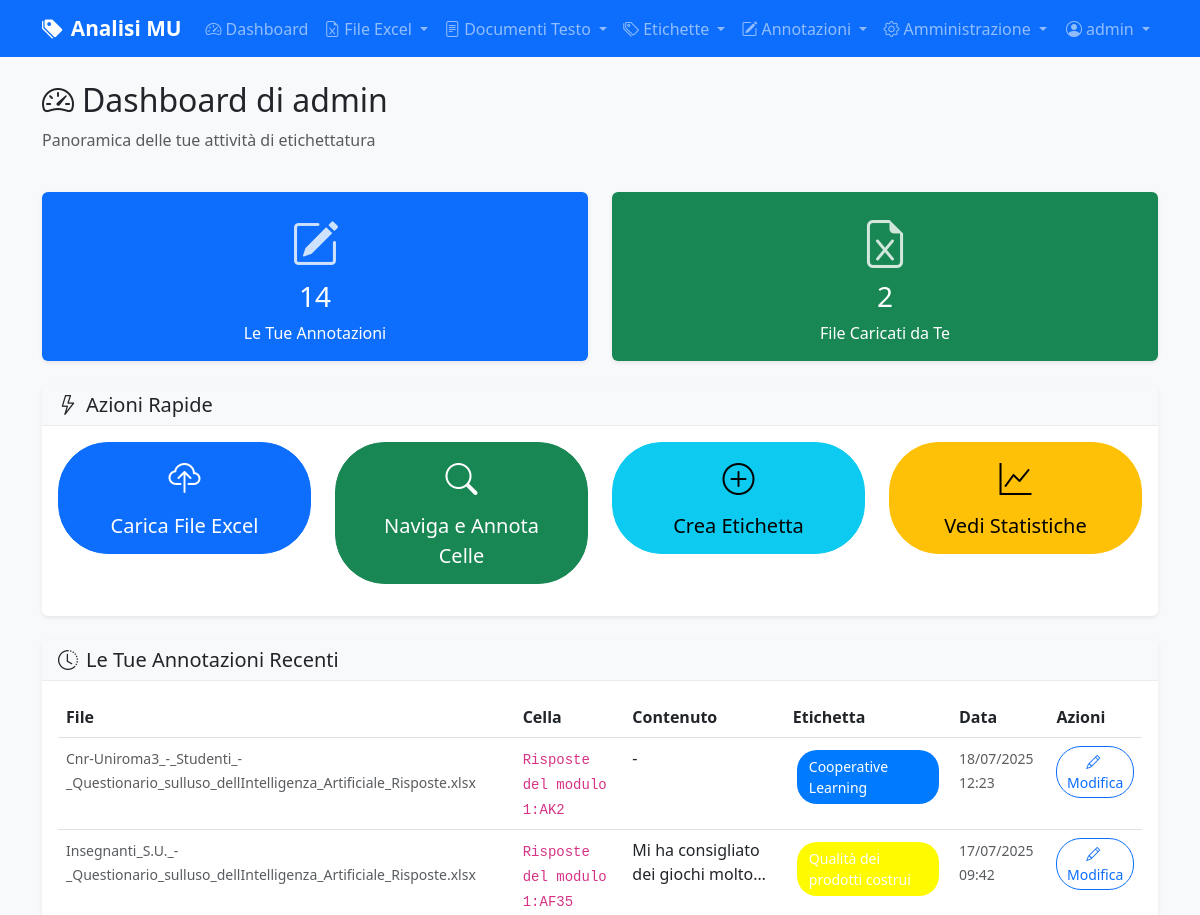
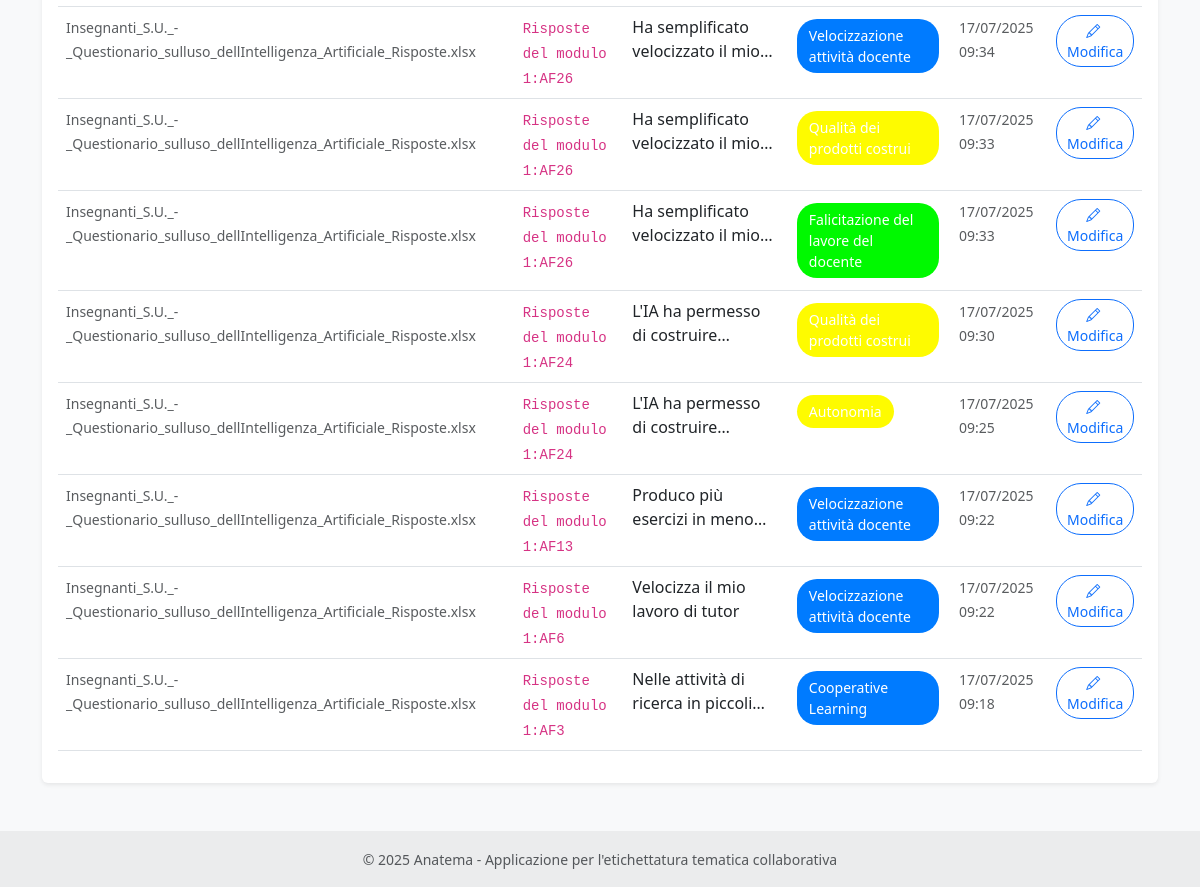
Page /dashboard (signed in) on the earlier database version (2 pictures, top to bottom).
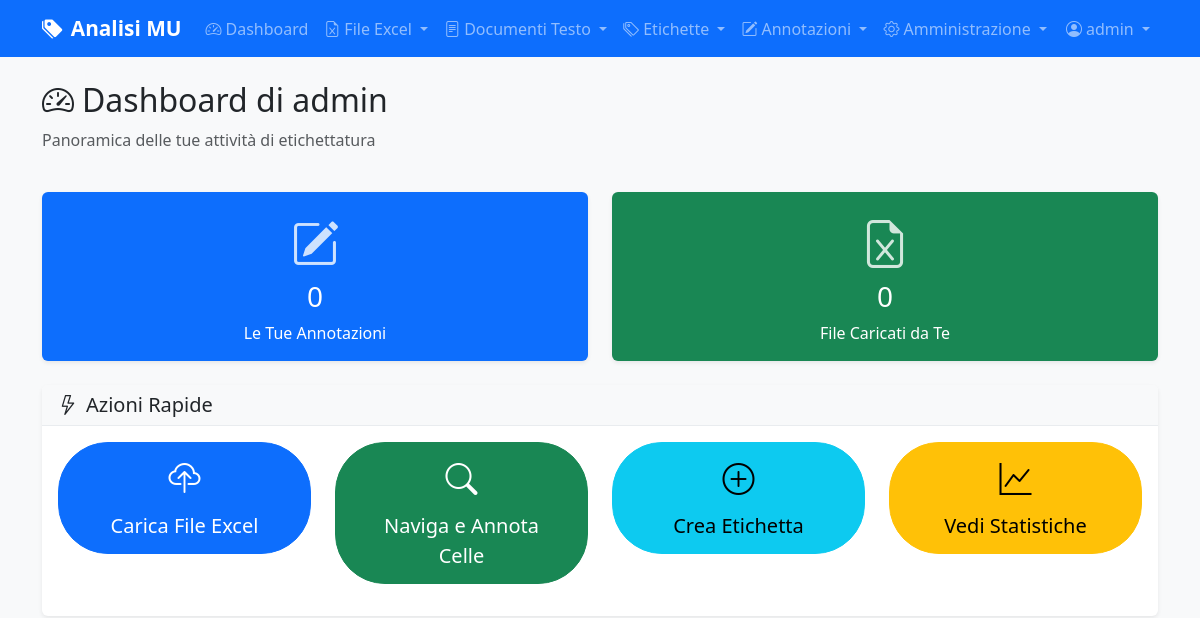
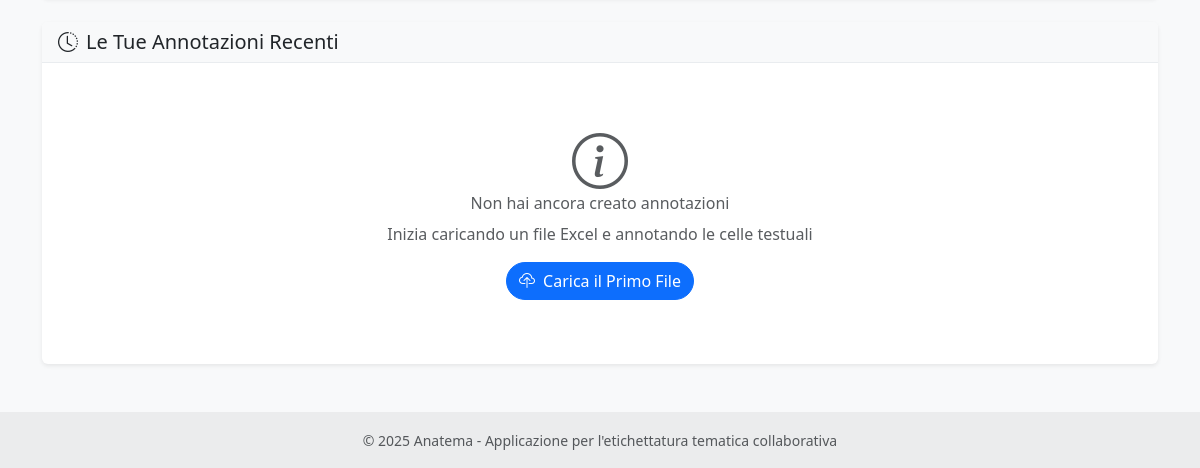
Same page on the later database version (2 pictures, top to bottom).
### models.py (models this page shows, shortened)
class User(UserMixin, db.Model):
    id = db.Column(db.Integer, primary_key=True)
    username = db.Column(db.String(80), unique=True, nullable=False)
    email = db.Column(db.String(120), unique=True, nullable=False)
    password_hash = db.Column(db.String(255), nullable=False)
    role = db.Column(db.String(20), default='annotatore')  # 'amministratore' o 'annotatore'
    is_active = db.Column(db.Boolean, default=True)
    last_login = db.Column(db.DateTime)
    created_at = db.Column(db.DateTime, default=datetime.utcnow)
    updated_at = db.Column(db.DateTime, default=datetime.utcnow, onupdate=datetime.utcnow)
    annotations = db.relationship('CellAnnotation', foreign_keys='CellAnnotation.user_id', backref='user', lazy=True)
    def can_manage_users(self):
        return self.role == 'amministratore'

class CellAnnotation(db.Model):
    id = db.Column(db.Integer, primary_key=True)
    text_cell_id = db.Column(db.Integer, db.ForeignKey('text_cell.id'), nullable=False)
    label_id = db.Column(db.Integer, db.ForeignKey('label.id'), nullable=False)
    user_id = db.Column(db.Integer, db.ForeignKey('user.id'), nullable=False)
    created_at = db.Column(db.DateTime, default=datetime.utcnow)
    updated_at = db.Column(db.DateTime, default=datetime.utcnow, onupdate=datetime.utcnow)
    is_ai_generated = db.Column(db.Boolean, default=False)
    ai_confidence = db.Column(db.Float)  # Confidence score 0-1
    ai_model = db.Column(db.String(100))  # Modello AI utilizzato
    ai_provider = db.Column(db.String(20))  # Provider AI (ollama/openrouter)
    status = db.Column(db.String(20), default='active')  # active, pending_review, rejected
    reviewed_by = db.Column(db.Integer, db.ForeignKey('user.id'))  # Chi ha approvato/rifiutato
    reviewed_at = db.Column(db.DateTime)
    text_cell = db.relationship('TextCell', backref='annotations')
    reviewer = db.relationship('User', foreign_keys=[reviewed_by])

class ExcelFile(db.Model):
    id = db.Column(db.Integer, primary_key=True)
    filename = db.Column(db.String(255), nullable=False)
    original_filename = db.Column(db.String(255), nullable=False)
    file_path = db.Column(db.String(500), nullable=False)
    uploaded_by = db.Column(db.Integer, db.ForeignKey('user.id'), nullable=False)
    uploaded_at = db.Column(db.DateTime, default=datetime.utcnow)
    uploader = db.relationship('User', backref='uploaded_files')
    text_cells = db.relationship('TextCell', backref='excel_file', lazy=True, cascade='all, delete-orphan')

class TextCell(db.Model):
    id = db.Column(db.Integer, primary_key=True)
    excel_file_id = db.Column(db.Integer, db.ForeignKey('excel_file.id'), nullable=False)
    sheet_name = db.Column(db.String(100), nullable=False)
    row_index = db.Column(db.Integer, nullable=False)
    column_index = db.Column(db.Integer, nullable=False)
    column_name = db.Column(db.String(100))
    text_content = db.Column(db.Text, nullable=False)
    question_type = db.Column(db.String(20))  # 'aperta', 'chiusa_binaria', 'chiusa_multipla', 'likert', 'anagrafica', 'numerica'
    created_at = db.Column(db.DateTime, default=datetime.utcnow)
    @property
    def cell_reference(self):
        from openpyxl.utils import get_column_letter
        return f"{get_column_letter(self.column_index + 1)}{self.row_index + 1}"

class Label(db.Model):
    id = db.Column(db.Integer, primary_key=True)
    name = db.Column(db.String(100), nullable=False, unique=True)
    description = db.Column(db.Text)
    category_id = db.Column(db.Integer, db.ForeignKey('category.id'), nullable=True)
    category = db.Column(db.String(50))  # Manteniamo per compatibilità, sarà deprecato
    color = db.Column(db.String(7), default='#007bff')  # Colore HEX
    is_active = db.Column(db.Boolean, default=True)  # Soft delete
    created_at = db.Column(db.DateTime, default=datetime.utcnow)
    updated_at = db.Column(db.DateTime, default=datetime.utcnow, onupdate=datetime.utcnow)
    annotations = db.relationship('CellAnnotation', backref='label', lazy=True, cascade='all, delete-orphan')
    category_obj = db.relationship('Category', foreign_keys=[category_id], back_populates='labels')

### routes/main.py (the view)
@main_bp.route('/dashboard')
@login_required
def dashboard():
    user_stats = {
        'my_annotations': CellAnnotation.query.filter_by(user_id=current_user.id).count(),
        'my_files': ExcelFile.query.filter_by(uploaded_by=current_user.id).count(),
    }
    recent_annotations = db.session.query(CellAnnotation, TextCell, Label)\
        .join(TextCell)\
        .join(Label)\
        .filter(CellAnnotation.user_id == current_user.id)\
        .order_by(CellAnnotation.created_at.desc())\
        .limit(10)\
        .all()
    return render_template('main/dashboard.html',
                         user_stats=user_stats,
                         recent_annotations=recent_annotations)

### templates/main/dashboard.html (shortened to what this page needs)
{% extends "base.html" %}
{% block content %}
<div class="row mb-4">
    <div class="col-12">
        <h2>
            <i class="bi bi-speedometer2 me-2"></i>Dashboard di {{ current_user.username }}
        </h2>
        <p class="text-muted">Panoramica delle tue attività di etichettatura</p>
    </div>
</div>
<div class="row mb-4">
    <div class="col-md-6">
        <div class="card bg-primary text-white stat-card">
            <div class="card-body text-center">
                <i class="bi bi-pencil-square stat-icon mb-3"></i>
                <h3 class="card-title">{{ user_stats.my_annotations }}</h3>
                <p class="card-text">Le Tue Annotazioni</p>
            </div>
        </div>
    </div>
    <div class="col-md-6">
        <div class="card bg-success text-white stat-card">
            <div class="card-body text-center">
                <i class="bi bi-file-earmark-excel stat-icon mb-3"></i>
                <h3 class="card-title">{{ user_stats.my_files }}</h3>
                <p class="card-text">File Caricati da Te</p>
            </div>
        </div>
    </div>
</div>
<div class="row mb-4">
    <div class="col-12">
        <div class="card">
            <div class="card-header">
                <h5 class="mb-0">
                    <i class="bi bi-lightning me-2"></i>Azioni Rapide
                </h5>
            </div>
            <div class="card-body">
                <div class="row">
                    <div class="col-md-3">
                        <a href="{{ url_for('excel.upload') }}" class="btn btn-primary btn-lg w-100 mb-3">
                            <i class="bi bi-cloud-upload d-block mb-2" style="font-size: 2rem;"></i>
                            Carica File Excel
                        </a>
                    </div>
                    <div class="col-md-3">
                        <a href="{{ url_for('annotation.browse_annotations') }}" class="btn btn-success btn-lg w-100 mb-3">
                            <i class="bi bi-search d-block mb-2" style="font-size: 2rem;"></i>
                            Naviga e Annota Celle
                        </a>
                    </div>
                    <div class="col-md-3">
                        <a href="{{ url_for('labels.create_label') }}" class="btn btn-info btn-lg w-100 mb-3">
                            <i class="bi bi-plus-circle d-block mb-2" style="font-size: 2rem;"></i>
                            Crea Etichetta
                        </a>
                    </div>
                    <div class="col-md-3">
                        <a href="{{ url_for('statistics.overview') }}" class="btn btn-warning btn-lg w-100 mb-3">
                            <i class="bi bi-graph-up d-block mb-2" style="font-size: 2rem;"></i>
                            Vedi Statistiche
                        </a>
                    </div>
                </div>
            </div>
        </div>
    </div>
</div>
<div class="row">
    <div class="col-12">
        <div class="card">
            <div class="card-header">
                <h5 class="mb-0">
                    <i class="bi bi-clock-history me-2"></i>Le Tue Annotazioni Recenti
                </h5>
            </div>
            <div class="card-body">
                {% if recent_annotations %}
                <div class="table-responsive">
                    <table class="table table-hover">
                        <thead>
                            <tr>
                                <th>File</th>
                                <th>Cella</th>
                                <th>Contenuto</th>
                                <th>Etichetta</th>
                                <th>Data</th>
                                <th>Azioni</th>
                            </tr>
                        </thead>
                        <tbody>
                            {% for annotation, cell, label in recent_annotations %}
                            <tr>
                                <td>
                                    <small class="text-muted">{{ cell.excel_file.original_filename }}</small>
                                </td>
                                <td>
                                    <code>{{ cell.sheet_name }}:{{ cell.cell_reference }}</code>
                                </td>
                                <td>
                                    <div class="text-truncate-2" style="max-width: 200px;" title="{{ cell.text_content }}">
                                        {{ cell.text_content }}
                                    </div>
                                </td>
                                <td>
                                    <span class="label-display" style="background-color: {{ label.color }};">
                                        {{ label.name }}
                                    </span>
                                </td>
                                <td>
                                    <small class="text-muted">{{ annotation.created_at.strftime('%d/%m/%Y %H:%M') }}</small>
                                </td>
                                <td>
                                    <a href="{{ url_for('annotation.annotate_cell', cell_id=cell.id) }}"
                                       class="btn btn-sm btn-outline-primary">
                                        <i class="bi bi-pencil me-1"></i>Modifica
                                    </a>
                                </td>
                            </tr>
                            {% endfor %}
                        </tbody>
                    </table>
                </div>
                {% else %}
                <div class="text-center py-5">
                    <i class="bi bi-info-circle display-4 text-muted mb-3"></i>
                    <h6 class="text-muted">Non hai ancora creato annotazioni</h6>
                    <p class="text-muted">Inizia caricando un file Excel e annotando le celle testuali</p>
                    <a href="{{ url_for('excel.upload') }}" class="btn btn-primary">
                        <i class="bi bi-cloud-upload me-2"></i>Carica il Primo File
                    </a>
                </div>
                {% endif %}
            </div>
        </div>
    </div>
</div>
{% endblock %}

### templates/base.html (shortened to what this page needs)
<!DOCTYPE html>
<html lang="it">
<head>
    <link href="https://cdn.jsdelivr.net/npm/bootstrap@5.3.0/dist/css/bootstrap.min.css" rel="stylesheet">
    <link href="https://cdn.jsdelivr.net/npm/bootstrap-icons@1.10.0/font/bootstrap-icons.css" rel="stylesheet">
    <link href="{{ url_for('static', filename='css/style.css') }}" rel="stylesheet">
</head>
<body>
    <nav class="navbar navbar-expand-lg navbar-dark bg-primary">
        <div class="container">
            <a class="navbar-brand" href="{{ url_for('main.index') }}">
                <i class="bi bi-tags-fill me-2"></i>Analisi MU
            </a>
            <div class="collapse navbar-collapse" id="navbarNav">
                <ul class="navbar-nav me-auto">
                    {% if current_user.is_authenticated %}
                    <li class="nav-item">
                        <a class="nav-link" href="{{ url_for('main.dashboard') }}">
                            <i class="bi bi-speedometer2 me-1"></i>Dashboard
                        </a>
                    </li>
                    <li class="nav-item dropdown">
                        <a class="nav-link dropdown-toggle" href="#" id="excelDropdown" role="button" data-bs-toggle="dropdown">
                            <i class="bi bi-file-earmark-excel me-1"></i>File Excel
                        </a>
                    </li>
                    <li class="nav-item dropdown">
                        <a class="nav-link dropdown-toggle" href="#" id="textDocsDropdown" role="button" data-bs-toggle="dropdown">
                            <i class="bi bi-file-text me-1"></i>Documenti Testo
                        </a>
                    </li>
                    <li class="nav-item dropdown">
                        <a class="nav-link dropdown-toggle" href="#" id="labelsDropdown" role="button" data-bs-toggle="dropdown">
                            <i class="bi bi-tags me-1"></i>Etichette
                        </a>
                    </li>
                    <li class="nav-item dropdown">
                        <a class="nav-link dropdown-toggle" href="#" id="annotationDropdown" role="button" data-bs-toggle="dropdown">
                            <i class="bi bi-pencil-square me-1"></i>Annotazioni
                        </a>
                    </li>
                    {% if current_user.can_manage_users() %}
                    <li class="nav-item dropdown">
                        <a class="nav-link dropdown-toggle" href="#" id="adminDropdown" role="button" data-bs-toggle="dropdown">
                            <i class="bi bi-gear me-1"></i>Amministrazione
                        </a>
                    </li>
                    {% endif %}
                    {% endif %}
                </ul>
                <ul class="navbar-nav">
                    {% if current_user.is_authenticated %}
                    <li class="nav-item dropdown">
                        <a class="nav-link dropdown-toggle" href="#" id="userDropdown" role="button" data-bs-toggle="dropdown">
                            <i class="bi bi-person-circle me-1"></i>{{ current_user.username }}
                        </a>
                    </li>
                    {% endif %}
                </ul>
            </div>
        </div>
    </nav>
    <main class="container my-4">
        {% block content %}{% endblock %}
    </main>
    <footer class="bg-light text-center text-lg-start mt-5">
        <div class="text-center p-3" style="background-color: rgba(0, 0, 0, 0.05);">
            <small class="text-muted">
                © 2025 Anatema - Applicazione per l'etichettatura tematica collaborativa
            </small>
        </div>
    </footer>
</body>
</html>

### static/css/style.css (style rules this page uses)
:root { --primary-color: #007bff; --success-color: #28a745; --warning-color: #ffc107; --danger-color: #dc3545; --info-color: #17a2b8; --light-color: #f8f9fa; --dark-color: #343a40; }
body { font-family: 'Segoe UI', Tahoma, Geneva, Verdana, sans-serif; background-color: #f8f9fa; }
.navbar-brand { font-weight: 600; font-size: 1.3rem; }
.card { border: none; box-shadow: 0 0.125rem 0.25rem rgba(0, 0, 0, 0.075); transition: box-shadow 0.15s ease-in-out; }
.card-header { background-color: #f8f9fa; border-bottom: 1px solid #e9ecef; font-weight: 600; }
.btn { border-radius: 50px; font-weight: 500; transition: all 0.2s ease; }
.btn-lg { border-radius: 50px; padding: 0.75rem 2rem; }
.stat-card { transition: all 0.3s ease; }
.stat-icon { font-size: 3rem; opacity: 0.8; }

Differences in the rows shown:
removed CellAnnotation: excel_file.original_filename "Cnr-Uniroma3_-_Studenti_-_Questionario_sulluso_dellIntelligenza_Artificiale_Risposte.xlsx", sheet_name "Risposte del modulo 1", cell_reference "AK2", text_content "-", name "Cooperative Learning", created_at "18/07/2025 12:23"
removed CellAnnotation: excel_file.original_filename "Insegnanti_S.U._-_Questionario_sulluso_dellIntelligenza_Artificiale_Risposte.xlsx", sheet_name "Risposte del modulo 1", cell_reference "AF35", text_content "Mi ha consigliato dei giochi…", name "Qualità dei prodotti costrui", created_at "17/07/2025 09:42"
removed CellAnnotation: excel_file.original_filename "Insegnanti_S.U._-_Questionario_sulluso_dellIntelligenza_Artificiale_Risposte.xlsx", sheet_name "Risposte del modulo 1", cell_reference "AF26", text_content "Ha semplificato velocizzato il…", name "Velocizzazione attività docente", created_at "17/07/2025 09:34"
removed CellAnnotation: excel_file.original_filename "Insegnanti_S.U._-_Questionario_sulluso_dellIntelligenza_Artificiale_Risposte.xlsx", sheet_name "Risposte del modulo 1", cell_reference "AF26", text_content "Ha semplificato velocizzato il…", name "Qualità dei prodotti costrui", created_at "17/07/2025 09:33"
removed CellAnnotation: excel_file.original_filename "Insegnanti_S.U._-_Questionario_sulluso_dellIntelligenza_Artificiale_Risposte.xlsx", sheet_name "Risposte del modulo 1", cell_reference "AF26", text_content "Ha semplificato velocizzato il…", name "Falicitazione del lavore del docente", created_at "17/07/2025 09:33"
removed CellAnnotation: excel_file.original_filename "Insegnanti_S.U._-_Questionario_sulluso_dellIntelligenza_Artificiale_Risposte.xlsx", sheet_name "Risposte del modulo 1", cell_reference "AF24", text_content "L'IA ha permesso di…", name "Qualità dei prodotti costrui", created_at "17/07/2025 09:30"
removed CellAnnotation: excel_file.original_filename "Insegnanti_S.U._-_Questionario_sulluso_dellIntelligenza_Artificiale_Risposte.xlsx", sheet_name "Risposte del modulo 1", cell_reference "AF24", text_content "L'IA ha permesso di…", name "Autonomia", created_at "17/07/2025 09:25"
removed CellAnnotation: excel_file.original_filename "Insegnanti_S.U._-_Questionario_sulluso_dellIntelligenza_Artificiale_Risposte.xlsx", sheet_name "Risposte del modulo 1", cell_reference "AF13", text_content "Produco più esercizi in…", name "Velocizzazione attività docente", created_at "17/07/2025 09:22"
removed CellAnnotation: excel_file.original_filename "Insegnanti_S.U._-_Questionario_sulluso_dellIntelligenza_Artificiale_Risposte.xlsx", sheet_name "Risposte del modulo 1", cell_reference "AF6", text_content "Velocizza il mio lavoro di tutor", name "Velocizzazione attività docente", created_at "17/07/2025 09:22"
removed CellAnnotation: excel_file.original_filename "Insegnanti_S.U._-_Questionario_sulluso_dellIntelligenza_Artificiale_Risposte.xlsx", sheet_name "Risposte del modulo 1", cell_reference "AF3", text_content "Nelle attività di ricerca in…", name "Cooperative Learning", created_at "17/07/2025 09:18"
Other differences:
{{ user_stats.my_annotations }}: "14" → "0"
{{ user_stats.my_files }}: "2" → "0"
text no longer shown: "File Cella Contenuto Etichetta Data Azioni"
text now shown: "Non hai ancora creato annotazioni Inizia caricando un file Excel e annotando le celle testuali Carica il Primo File"
